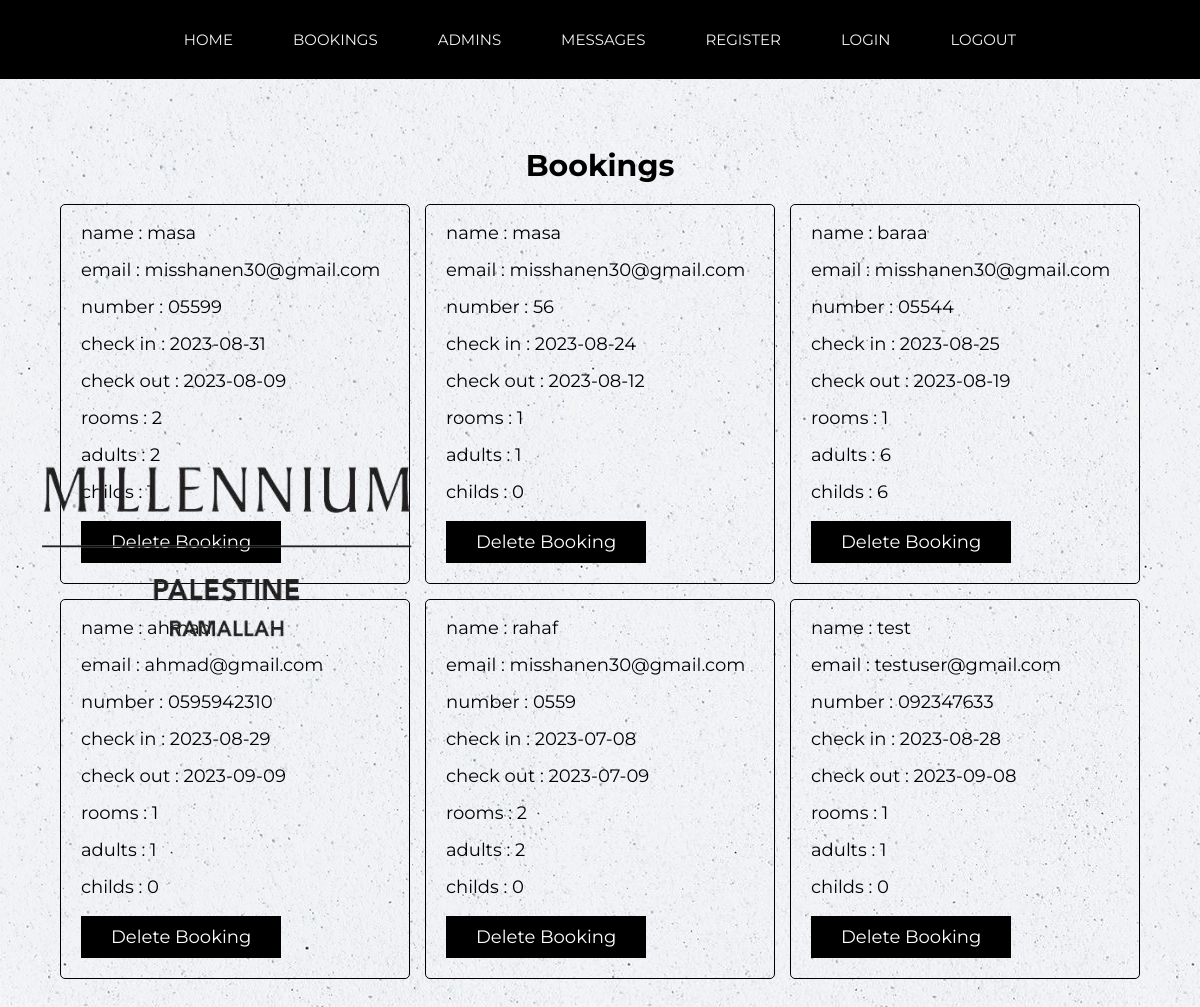
/admin/bookings.php (signed in), run on the app's committed database.
### tables this page shows
CREATE TABLE `bookings` (
  `user_id` varchar(20) NOT NULL,
  `booking_id` varchar(20) NOT NULL,
  `name` varchar(50) NOT NULL,
  `email` varchar(50) NOT NULL,
  `number` varchar(10) NOT NULL,
  `rooms` int(1) NOT NULL,
  `check_in` varchar(10) NOT NULL,
  `check_out` varchar(10) NOT NULL,
  `adults` int(1) NOT NULL,
  `childs` int(1) NOT NULL,
  `iduser` varchar(10) NOT NULL
);

### admin/bookings.php (the view, shortened to what this page needs)
<?php
include '../components/connect.php';
?>
<!DOCTYPE html>
<html lang="en">
<head>
   <link rel="stylesheet" href="https://cdnjs.cloudflare.com/ajax/libs/font-awesome/6.2.0/css/all.min.css">
   <link rel="stylesheet" href="../css/admin-style.css">
</head>
<body>
<?php include '../components/admin_header.php'; ?>
<div class="img2">
    <img src="/images/n.png" alt="ramallah hotel"  width="440px" height= "200px" >
</div>
<section class="grid">
   <h1 class="heading">bookings</h1>
   <div class="box-container">
   <?php
      $select_bookings = $conn->prepare("SELECT * FROM `bookings`");
      $select_bookings->execute();
      if($select_bookings->rowCount() > 0){
         while($fetch_bookings = $select_bookings->fetch(PDO::FETCH_ASSOC)){
   ?>
   <div class="box">
      <p>name : <span><?= $fetch_bookings['name']; ?></span></p>
      <p>email : <span><?= $fetch_bookings['email']; ?></span></p>
      <p>number : <span><?= $fetch_bookings['number']; ?></span></p>
      <p>check in : <span><?= $fetch_bookings['check_in']; ?></span></p>
      <p>check out : <span><?= $fetch_bookings['check_out']; ?></span></p>
      <p>rooms : <span><?= $fetch_bookings['rooms']; ?></span></p>
      <p>adults : <span><?= $fetch_bookings['adults']; ?></span></p>
      <p>childs : <span><?= $fetch_bookings['childs']; ?></span></p>
      <form action="" method="POST">
         <input type="submit" value="delete booking" onclick="return confirm('delete this booking?');" name="delete" class="btn">
      </form>
   </div>
   <?php
      }
      }
   ?>
   </div>
</section>
</body>
</html>

### components/admin_header.php
<div class="header" >
    <nav class="navbar">
        <a href="dashboard.php">HOME</a>
        <a href="bookings.php">BOOKINGS</a>
        <a href="admins.php">ADMINS</a>
        <a href="messages.php">MESSAGES</a>
        <a href="register.php">REGISTER</a>
        <a href="login.php">LOGIN</a>
        <a href="../components/admin_logout.php" onclick="return confirm('logout from this website?');">LOGOUT</a>
    </nav>
    <br>
    <br>
    <br>
    <br>
    <br>
    <br>
    <br>
    <br>
    <br>
</div>

### css/admin-style.css (style rules this page uses)
:root { --main-color:black; --sub-color: black; --white: white; --border:.1rem solid black; background-image: url("/images/back.jpg"); }
.img2 { position: absolute; top :450px; left: 11px; z-index: 1; position: fixed; }
* { font-family: 'Montserrat', sans-serif; margin: 0; padding: 0; box-sizing: border-box; outline: none; border: none; text-decoration: none; }
html { font-size: 62.5%; overflow-x: hidden; scroll-behavior: smooth; scroll-padding-top: 0rem; }
section { padding: 3rem 2rem; max-width: 1200px; margin: 0 auto; }
.heading { margin-bottom: 2rem; text-align: center; text-transform: capitalize; color: var(--main-color); font-size: 3rem; }
.header .navbar { display: flex; align-items: center; justify-content: center; background-color: var(--sub-color); padding: 2rem; overflow: hidden; transition: 0.4s; position: fixed; width: 100%; top: 0; z-index: 99; }
.header .navbar a { font-size: 1.5rem; color: #f2f2f2; padding: 1rem 3rem; }
.btn { display: inline-block; cursor: pointer; padding: 1rem 3rem; font-size: 1.8rem; color: var(--white); text-align: center; text-transform: capitalize; transition: .2s linear; margin-top: 1rem; background-color: var(--main-color); }
.grid .box-container { display: grid; grid-template-columns: repeat(auto-fit, 35rem); align-items: flex-start; justify-content: center; gap: 1.5rem; }
.grid .box-container .box { border-radius: .5rem; padding: 2rem; padding-top: 1rem; border: var(--border); overflow-x: hidden; }
.grid .box-container .box p { line-height: 1.5; padding: .5rem 0; font-size: 1.8rem; color: var(--sub-color); white-space: pre-line; text-overflow: ellipsis; overflow-x: hidden; }
.grid .box-container .box p span { color: var(--main-color); }

### data on the page
bookings: name "masa", email "misshanen30@gmail.com", number "05599", check_in "2023-08-31", check_out "2023-08-09", rooms "2"
bookings: name "masa", email "misshanen30@gmail.com", number "56", check_in "2023-08-24", check_out "2023-08-12", rooms "1", adults "1", childs "0"
bookings: name "baraa", email "misshanen30@gmail.com", number "05544", check_in "2023-08-25", check_out "2023-08-19", rooms "1", adults "6", childs "6"
bookings: email "ahmad@gmail.com", number "0595942310", check_in "2023-08-29", check_out "2023-09-09", rooms "1", adults "1", childs "0"
bookings: name "rahaf", email "misshanen30@gmail.com", number "0559", check_in "2023-07-08", check_out "2023-07-09", rooms "2", adults "2", childs "0"
bookings: name "test", email "testuser@gmail.com", number "092347633", check_in "2023-08-28", check_out "2023-09-08", rooms "1", adults "1", childs "0"
